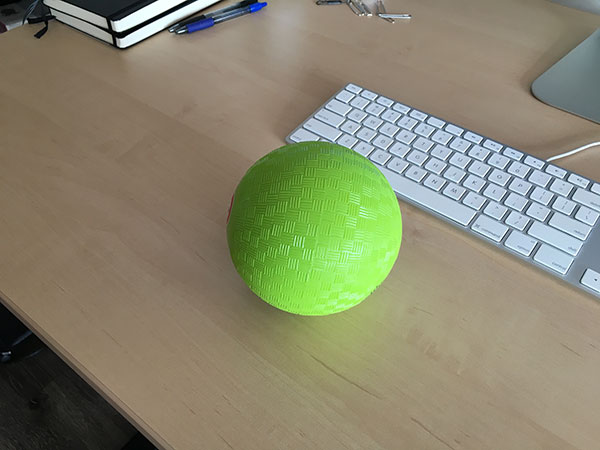
//> input picture ball.jpg, 600 x 450 px
$ ./ball_detection   (built with g++ and OpenCV 4)
//> lines starting //> are read from the running program, lines starting //| are printed output that depends on the picture; after the words box and inside, x2 and y2 are one past the last pixel; in counts of white or black regions, pixels touching at a corner belong together
#include <opencv2/core/core.hpp>
#include <opencv2/highgui/highgui.hpp>
#include <opencv2/imgproc/imgproc.hpp>
#include <math.h>

using namespace std;
using namespace cv;
#define PI 3.14159
Mat image, final_img, image_HSV, stat_image;
int h_low, h_high, s_low, s_high, v_low, v_high, area, sum_x, sum_y;

void show_window()
{
	namedWindow("MyWindow",WINDOW_AUTOSIZE);
	Mat img(600,400,CV_8UC1,Scalar(0));
	imshow("MyWindow",img);
	waitKey(0);
}

int in_between(int key, int x, int y)
{
    if(x<key && key<y)
        return 1;
    else
        return 0;
}

void update_image(int threshold, void *a)
{
	int i, j;
    area = sum_x = sum_y = 0;
        for(i = 0; i < image.rows; i++){
            for(j = 0; j < image.cols; j++){
               int key_h = image_HSV.at<Vec3b>(i,j)[0];
               int key_s = image_HSV.at<Vec3b>(i,j)[1];
               int key_v = image_HSV.at<Vec3b>(i,j)[2];
               if(in_between(key_h, h_low, h_high)&&in_between(key_s, s_low, s_high)&&in_between(key_v, v_low, v_high))
               {
                 final_img.at<uchar>(i,j)=255;
                 sum_x+=i;
                 sum_y+=j;
                 area+=1;
               }
               else
                 final_img.at<uchar>(i,j)=0;
            }
        }
    int radius = sqrt(area/PI);
    Point center;
    if(area!=0)
    {
        center.x = sum_x/area;
        center.y = sum_y/area;
        image = stat_image.clone();
        circle(image, center, radius, 127);
    }
    imshow("Original Image",image);
    imshow("Final Image",final_img);
}

void trackbar()
{
	image = imread("ball.jpg",CV_LOAD_IMAGE_COLOR);
//> image is the input picture: 450 rows x 600 cols, CV_8UC3; mean B, G, R 110.4, 134.8, 136.4
	final_img = image.clone();
    image_HSV = image.clone();
    stat_image = image.clone();
    cvtColor(final_img, final_img, CV_BGR2GRAY);
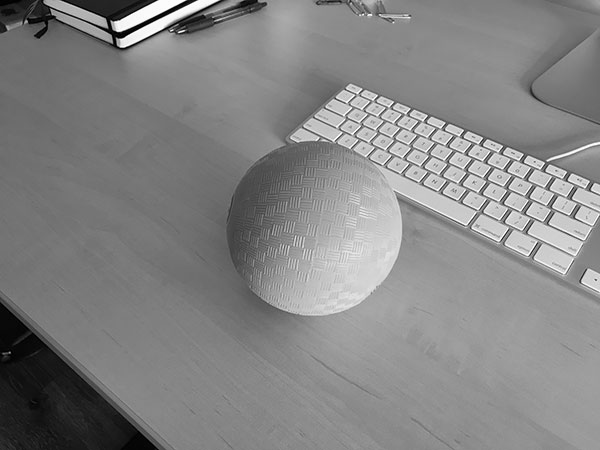
//> final_img: 450 rows x 600 cols, CV_8UC1; min 0, max 255, mean 132.5
    cvtColor(image_HSV, image_HSV, CV_BGR2HSV);
//> image_HSV: 450 rows x 600 cols, CV_8UC3; mean H, S, V 33.7, 69.6, 146.6
	namedWindow("Original Image", WINDOW_AUTOSIZE);

    createTrackbar("H_lower_bound", "Original Image", &h_low, 255, update_image);
//> slider 'H_lower_bound' is set to 51
    createTrackbar("H_upper_bound", "Original Image", &h_high, 255, update_image);
//> slider 'H_upper_bound' is set to 255

    createTrackbar("S_lower_bound", "Original Image", &s_low, 255, update_image);
//> slider 'S_lower_bound' is set to 51
    createTrackbar("S_upper_bound", "Original Image", &s_high, 255, update_image);
//> slider 'S_upper_bound' is set to 255

    createTrackbar("V_lower_bound", "Original Image", &v_low, 255, update_image);
//> slider 'V_lower_bound' is set to 51
    createTrackbar("V_upper_bound", "Original Image", &v_high, 255, update_image);
//> slider 'V_upper_bound' is set to 255

    imshow("Original Image",image);
    waitKey(0);
//> the loop in update_image, `for(i = 0; i < image.rows; i++)` made 450 passes
//> (sum_x, sum_y, area) on passes 3 to 5: (68, 9299, 41), (131, 14309, 62), (219, 18570, 84)
//> after the loop in update_image, `for(i = 0; i < image.rows; i++)`:
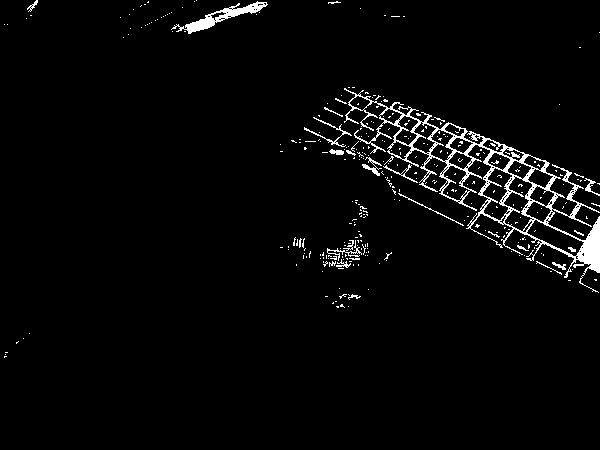
//> final_img: 450 rows x 600 cols, CV_8UC1; 3.1% white in thin lines or dots, all inside (x1, y1, x2, y2) = (4, 0, 600, 358)
//> after the loop in update_image, `for(i = 0; i < image.rows; i++)`: sum_x = 1441284; sum_y = 3756411; area = 8474
//> in update_image, `int radius = sqrt(area/PI);`: radius = 51
//> in update_image, `center.x = sum_x/area;`: center = Point(170, 0)
//> in update_image, `center.y = sum_y/area;`: center = Point(170, 443)
//> in update_image, `circle(image, center, radius, 127);`:
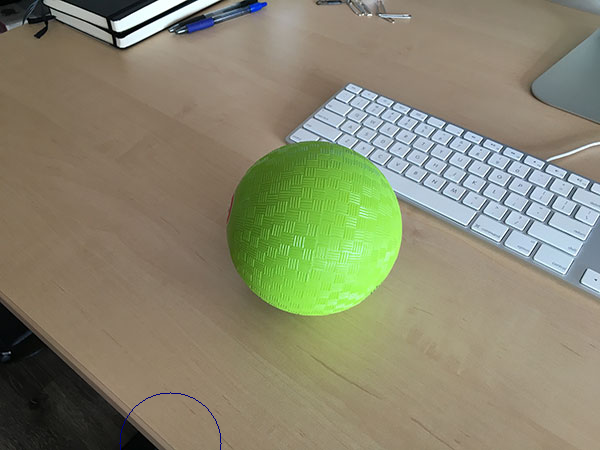
//> image: 450 rows x 600 cols, CV_8UC3; 0.06% of pixels changed, all inside (x1, y1, x2, y2) = (119, 392, 222, 450)
}

int main()
{
	trackbar();
	return 0;
}
